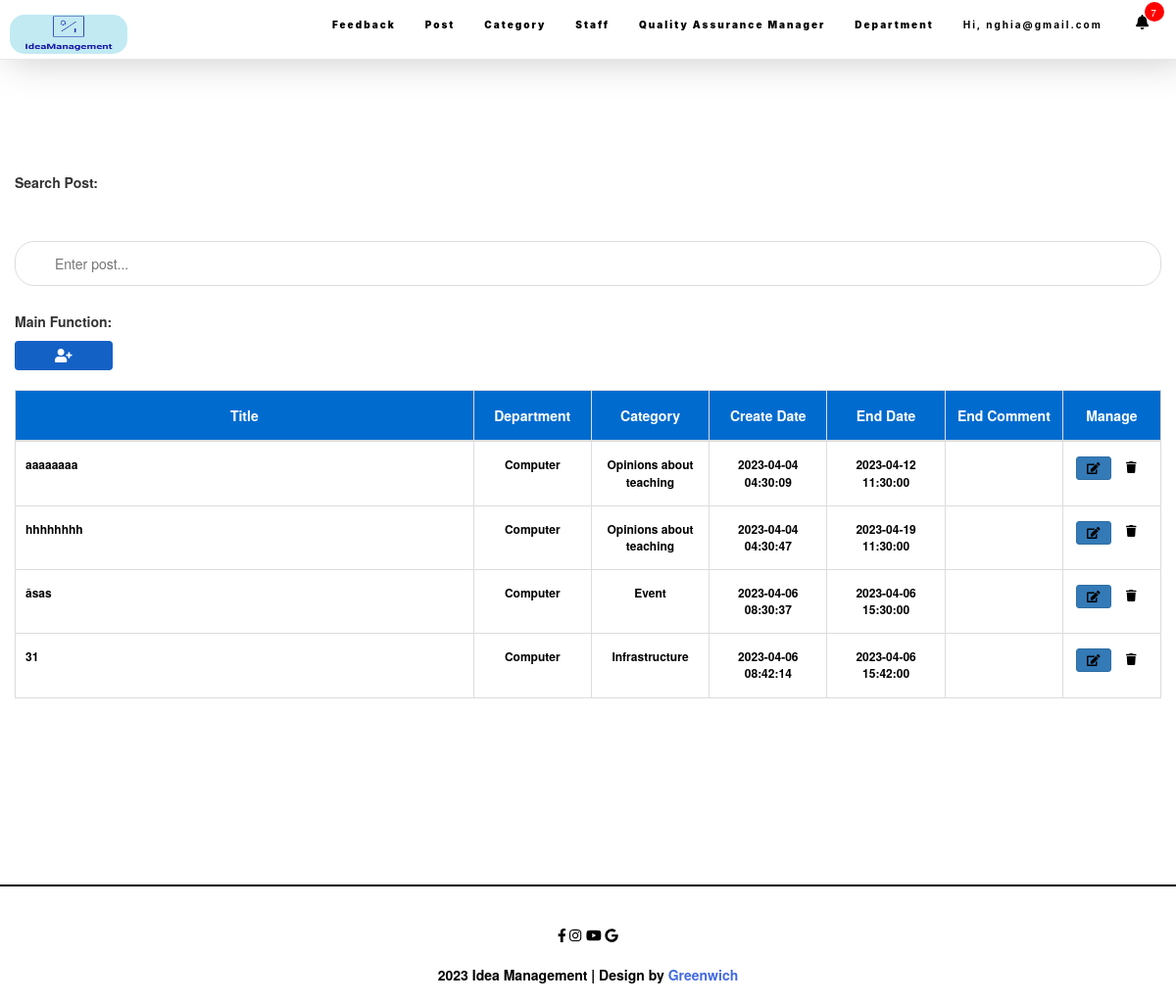
The app's page /listpost.php (signed in), older data.
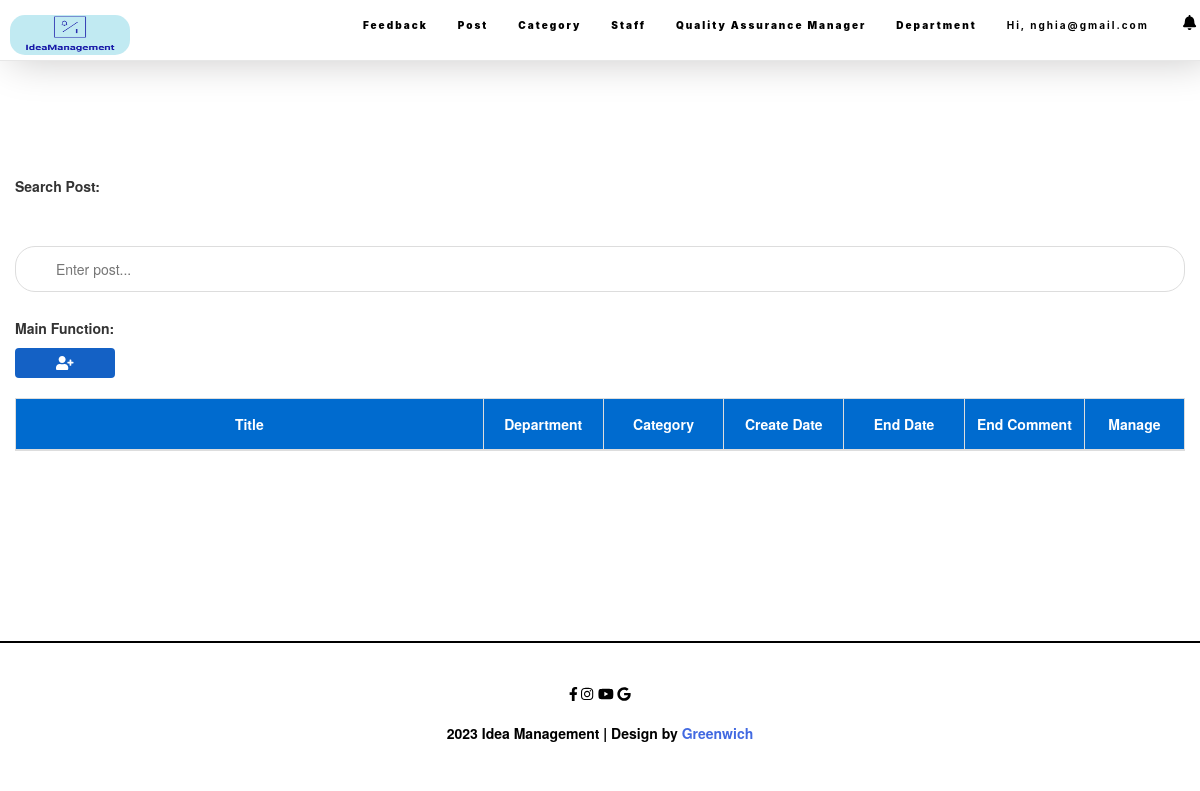
The same page, newer data.
### tables this page shows
CREATE TABLE `tbl_post` (
  `post_Id` int(11) NOT NULL,
  `title` varchar(255) NOT NULL,
  `category_Id` int(11) NOT NULL,
  `department_Id` int(11) NOT NULL,
  `date_create` timestamp NOT NULL DEFAULT current_timestamp() ON UPDATE current_timestamp(),
  `date_ending` datetime NOT NULL,
  `date_end_read` datetime NOT NULL,
  `content` text NOT NULL,
  `account_Id` int(11) NOT NULL,
  `active` int(11) NOT NULL
);

CREATE TABLE `tbl_department` (
  `department_Id` int(11) NOT NULL,
  `departmentName` varchar(255) NOT NULL
);

CREATE TABLE `tbl_category` (
  `category_Id` int(11) NOT NULL,
  `categoryName` varchar(255) NOT NULL
);

### listpost.php (the view, shortened to what this page needs)
<?php include_once "header.php" ?>
<div class="container-fluid al">
  <br />
  <p class="timkiemnhanvien"><b>Search Post:</b></p>
  <br /><br />
  <input type="text" id="myInput" onkeyup="myFunction()" placeholder="Enter post..." /><i class="" aria-hidden="true"></i>
  <b>Main Function:</b><br />
  <button onclick="window.location='CreateFeedback.php'" class="nv btn add-new" type="button" data-toggle="tooltip" data-placement="top" title="Add Post">
    <i class="fas fa-user-plus" aria-hidden="true"></i>
  </button>
  <div class="table-title">
    <div class="row"></div>
  </div>
  <table class="table table-bordered" id="myTable">
    <thead>
      <tr class="ex">
        <th width="40%">Title</th>
        <th>Department</th>
        <th>Category</th>
        <th>Create Date</th>
        <th>End Date</th>
        <th>End Comment</th>
        <th>Manage</th>
      </tr>
    </thead>
    <?php
    include_once("config.php");
    ?>
    <tbody>
      <?php
      $sql = "SELECT tbl_post.*, tbl_category.categoryName, tbl_department.departmentName
          FROM tbl_post INNER JOIN tbl_category ON tbl_post.category_Id = tbl_category.category_Id
          INNER JOIN tbl_department ON tbl_department.department_Id = tbl_post.department_Id ";
      $result = mysqli_query($conn, $sql);
      while ($row = mysqli_fetch_array($result)) {
      ?>
        <tr>
          <td><?php echo $row["title"] ?></td>
          <td style="text-align: center"><?php echo $row["departmentName"] ?></td>
          <td style="text-align: center"><?php echo $row["categoryName"] ?></td>
          <td style="text-align: center"><?php echo $row["date_create"] ?></td>
          <td style="text-align: center"><?php echo $row["date_ending"] ?></td>
          <td style="text-align: center"><?php echo $row["date_end_read"] ?></td>
          <td>
            <div class="text-center">
              <button class="btn btn-primary btn-sm edit" type="button" onclick="window.location.href='editpost.php?id=<?php echo $row['post_Id']; ?>'">
                <i class="fas fa-edit" style="color:black"></i>
              </button>
              <a href="?&&function=del&&id=<?php echo $row["post_Id"]; ?>" onclick="return deleteConfirm()"><span class="fas fa-trash" style="color:black"></span>
            </div>
          </td>
        </tr>
      <?php
      }
      ?>
    </tbody>
  </table>
  <?php include_once "footer.php" ?>

### notifications.php (shortened to what this page needs)
<?php
include("config.php");
?>
<head>
    <link rel="stylesheet" href="https://cdnjs.cloudflare.com/ajax/libs/font-awesome/4.7.0/css/font-awesome.min.css">
    <link rel="stylesheet" type="text/css" href="assets/css/bootstrap.min.css" />
</head>
<?php
if (isset($_SESSION["username"])) {
    $us = $_SESSION["username"];
    $sqlString = "SELECT * FROM tbl_account WHERE email = '$us'";
    $result = mysqli_query($conn, $sqlString);
    $row2 = mysqli_fetch_array($result);
    $department_id = $row2["department_Id"];
}
$find_notifications = "SELECT c.*, a.fullname FROM tbl_comment c JOIN tbl_account a ON c.account_Id = a.account_Id WHERE a.department_Id = $department_id";
$result = mysqli_query($conn, $find_notifications);
$find_post = "SELECT p.*, a.fullname  FROM tbl_post p JOIN tbl_account a ON p.account_Id = a.account_Id WHERE a.department_Id = $department_id";
$result1 = mysqli_query($conn, $find_post);
$count_active1 = '';
while ($rows1 = mysqli_fetch_assoc($result1)) {
    $count_active1 = mysqli_num_rows($result1);
}
$count = $count_active = mysqli_num_rows($result) + $count_active1 = mysqli_num_rows($result1);
?>
<div class="container-fluid">
    <ul class="nav navbar-nav navbar-right">
        <li><i class="fa fa-bell" id="over" data-value="<?php echo $count; ?>" style="z-index:-99 !important;font-size:15px;color:black;margin:1.5rem 0.4rem !important;"></i></li>
        <?php if (!empty($count_active) && !empty($count_active1)) { ?>
            <div class="round" id="bell-count" data-value="<?php echo $count; ?>"><span><?php echo $count; ?></span></div>
        <?php } ?>
    </ul>
</div>

Row changes from the older to the newer data that the page shows:
removed tbl_post: title "aaaaaaaa", department_Id.departmentName "Computer", category_Id.categoryName "Opinions about teaching", date_create "2023-04-04 04:30:09", date_ending "2023-04-12 11:30:00"
removed tbl_post: title "hhhhhhhh", department_Id.departmentName "Computer", category_Id.categoryName "Opinions about teaching", date_create "2023-04-04 04:30:47", date_ending "2023-04-19 11:30:00"
removed tbl_post: title "âsas", department_Id.departmentName "Computer", category_Id.categoryName "Event", date_create "2023-04-06 08:30:37", date_ending "2023-04-06 15:30:00"
removed tbl_post: title "31", department_Id.departmentName "Computer", category_Id.categoryName "Infrastructure", date_create "2023-04-06 08:42:14", date_ending "2023-04-06 15:42:00"
Text that changed along with them:
$count: "7" → (not shown)
